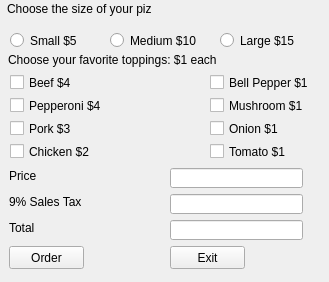
<?xml version="1.0" encoding="UTF-8"?>
<ui version="4.0">
 <class>MainWindow</class>
 <widget class="QWidget" name="MainWindow">
  <property name="geometry">
   <rect>
    <x>0</x>
    <y>0</y>
    <width>329</width>
    <height>282</height>
   </rect>
  </property>
  <property name="windowTitle">
   <string>Form</string>
  </property>
  <widget class="QCheckBox" name="cbBellPepper">
   <property name="geometry">
    <rect>
     <x>210</x>
     <y>74</y>
     <width>101</width>
     <height>17</height>
    </rect>
   </property>
   <property name="text">
    <string>Bell Pepper $1</string>
   </property>
  </widget>
  <widget class="QLabel" name="lblSalesTax">
   <property name="geometry">
    <rect>
     <x>9</x>
     <y>194</y>
     <width>91</width>
     <height>16</height>
    </rect>
   </property>
   <property name="text">
    <string>9% Sales Tax</string>
   </property>
  </widget>
  <widget class="QCheckBox" name="cbOnion">
   <property name="geometry">
    <rect>
     <x>210</x>
     <y>120</y>
     <width>101</width>
     <height>17</height>
    </rect>
   </property>
   <property name="text">
    <string>Onion $1</string>
   </property>
  </widget>
  <widget class="QCheckBox" name="cbPepperoni">
   <property name="geometry">
    <rect>
     <x>10</x>
     <y>97</y>
     <width>101</width>
     <height>17</height>
    </rect>
   </property>
   <property name="text">
    <string>Pepperoni $4</string>
   </property>
  </widget>
  <widget class="QRadioButton" name="rbLarge">
   <property name="geometry">
    <rect>
     <x>220</x>
     <y>32</y>
     <width>81</width>
     <height>17</height>
    </rect>
   </property>
   <property name="text">
    <string>Large $15</string>
   </property>
  </widget>
  <widget class="QLineEdit" name="lePrice">
   <property name="geometry">
    <rect>
     <x>170</x>
     <y>168</y>
     <width>133</width>
     <height>20</height>
    </rect>
   </property>
  </widget>
  <widget class="QLineEdit" name="leSalesTax">
   <property name="geometry">
    <rect>
     <x>170</x>
     <y>194</y>
     <width>133</width>
     <height>20</height>
    </rect>
   </property>
  </widget>
  <widget class="QCheckBox" name="cbMushroom">
   <property name="geometry">
    <rect>
     <x>210</x>
     <y>97</y>
     <width>101</width>
     <height>17</height>
    </rect>
   </property>
   <property name="text">
    <string>Mushroom $1</string>
   </property>
  </widget>
  <widget class="QPushButton" name="pbOrder">
   <property name="geometry">
    <rect>
     <x>9</x>
     <y>246</y>
     <width>75</width>
     <height>23</height>
    </rect>
   </property>
   <property name="text">
    <string>Order</string>
   </property>
  </widget>
  <widget class="QRadioButton" name="rbMedium">
   <property name="geometry">
    <rect>
     <x>110</x>
     <y>32</y>
     <width>91</width>
     <height>17</height>
    </rect>
   </property>
   <property name="text">
    <string>Medium $10</string>
   </property>
   <property name="checkable">
    <bool>true</bool>
   </property>
   <property name="checked">
    <bool>false</bool>
   </property>
  </widget>
  <widget class="QCheckBox" name="cbBeef">
   <property name="geometry">
    <rect>
     <x>10</x>
     <y>74</y>
     <width>101</width>
     <height>17</height>
    </rect>
   </property>
   <property name="text">
    <string>Beef $4</string>
   </property>
  </widget>
  <widget class="QLabel" name="lblTotal">
   <property name="geometry">
    <rect>
     <x>9</x>
     <y>220</y>
     <width>81</width>
     <height>16</height>
    </rect>
   </property>
   <property name="text">
    <string>Total</string>
   </property>
  </widget>
  <widget class="QPushButton" name="pbExit">
   <property name="geometry">
    <rect>
     <x>170</x>
     <y>246</y>
     <width>75</width>
     <height>23</height>
    </rect>
   </property>
   <property name="text">
    <string>Exit</string>
   </property>
  </widget>
  <widget class="QCheckBox" name="cbChicken">
   <property name="geometry">
    <rect>
     <x>10</x>
     <y>143</y>
     <width>101</width>
     <height>17</height>
    </rect>
   </property>
   <property name="text">
    <string>Chicken $2</string>
   </property>
  </widget>
  <widget class="QLabel" name="lblTopping">
   <property name="geometry">
    <rect>
     <x>8</x>
     <y>52</y>
     <width>281</width>
     <height>16</height>
    </rect>
   </property>
   <property name="text">
    <string>Choose your favorite toppings: $1 each</string>
   </property>
  </widget>
  <widget class="QLabel" name="lblPrice">
   <property name="geometry">
    <rect>
     <x>9</x>
     <y>168</y>
     <width>91</width>
     <height>16</height>
    </rect>
   </property>
   <property name="text">
    <string>Price</string>
   </property>
  </widget>
  <widget class="QRadioButton" name="rbSmall">
   <property name="geometry">
    <rect>
     <x>10</x>
     <y>32</y>
     <width>71</width>
     <height>17</height>
    </rect>
   </property>
   <property name="text">
    <string>Small $5</string>
   </property>
  </widget>
  <widget class="QCheckBox" name="cbPork">
   <property name="geometry">
    <rect>
     <x>10</x>
     <y>120</y>
     <width>101</width>
     <height>17</height>
    </rect>
   </property>
   <property name="text">
    <string>Pork $3</string>
   </property>
  </widget>
  <widget class="QLabel" name="lblChooseSize">
   <property name="geometry">
    <rect>
     <x>7</x>
     <y>1</y>
     <width>145</width>
     <height>16</height>
    </rect>
   </property>
   <property name="text">
    <string>Choose the size of your pizza:</string>
   </property>
  </widget>
  <widget class="QCheckBox" name="cbTomato">
   <property name="geometry">
    <rect>
     <x>210</x>
     <y>143</y>
     <width>101</width>
     <height>17</height>
    </rect>
   </property>
   <property name="text">
    <string>Tomato $1</string>
   </property>
  </widget>
  <widget class="QLineEdit" name="leTotal">
   <property name="geometry">
    <rect>
     <x>170</x>
     <y>220</y>
     <width>133</width>
     <height>20</height>
    </rect>
   </property>
  </widget>
 </widget>
 <resources/>
 <connections/>
</ui>
